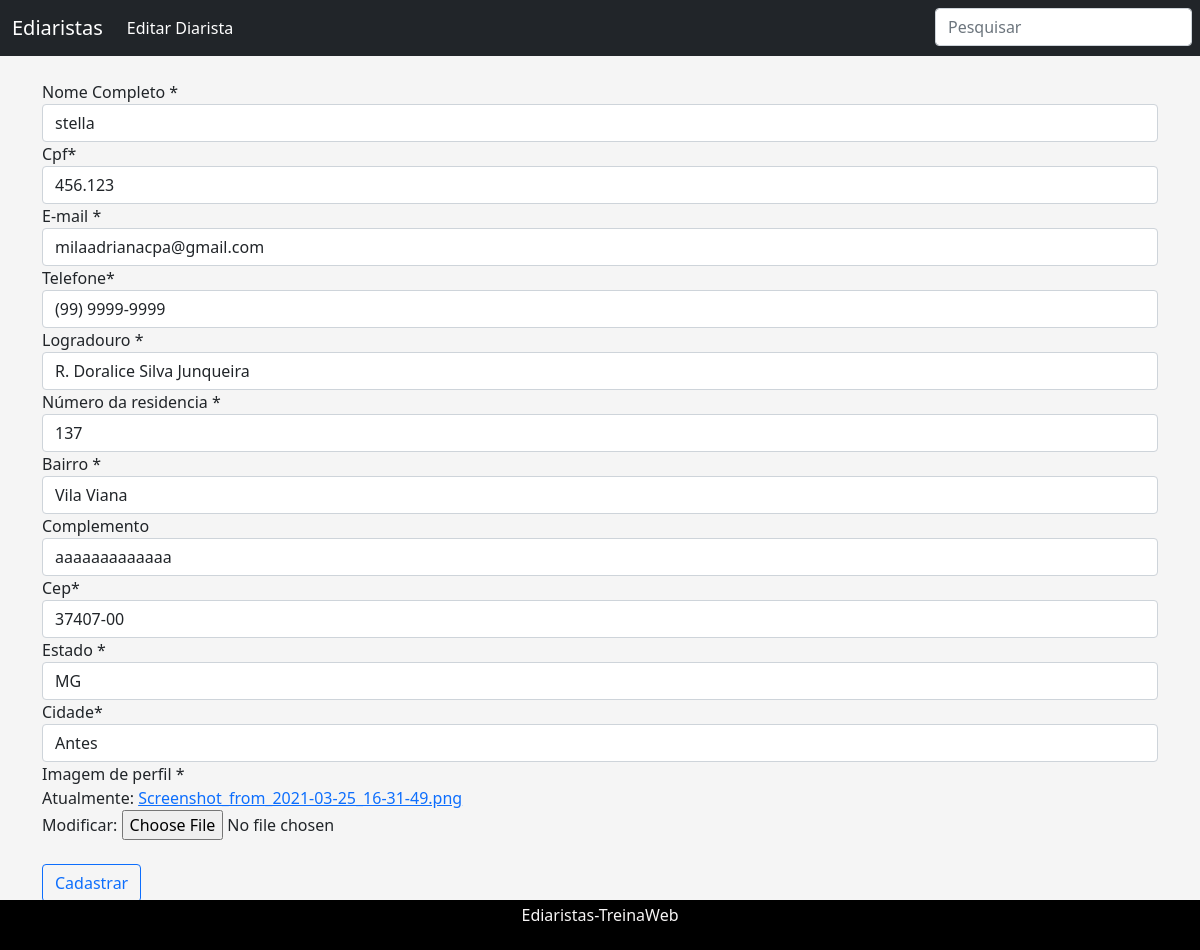
/web/Editar-Diarista/13/, run on an earlier commit of the app's database.
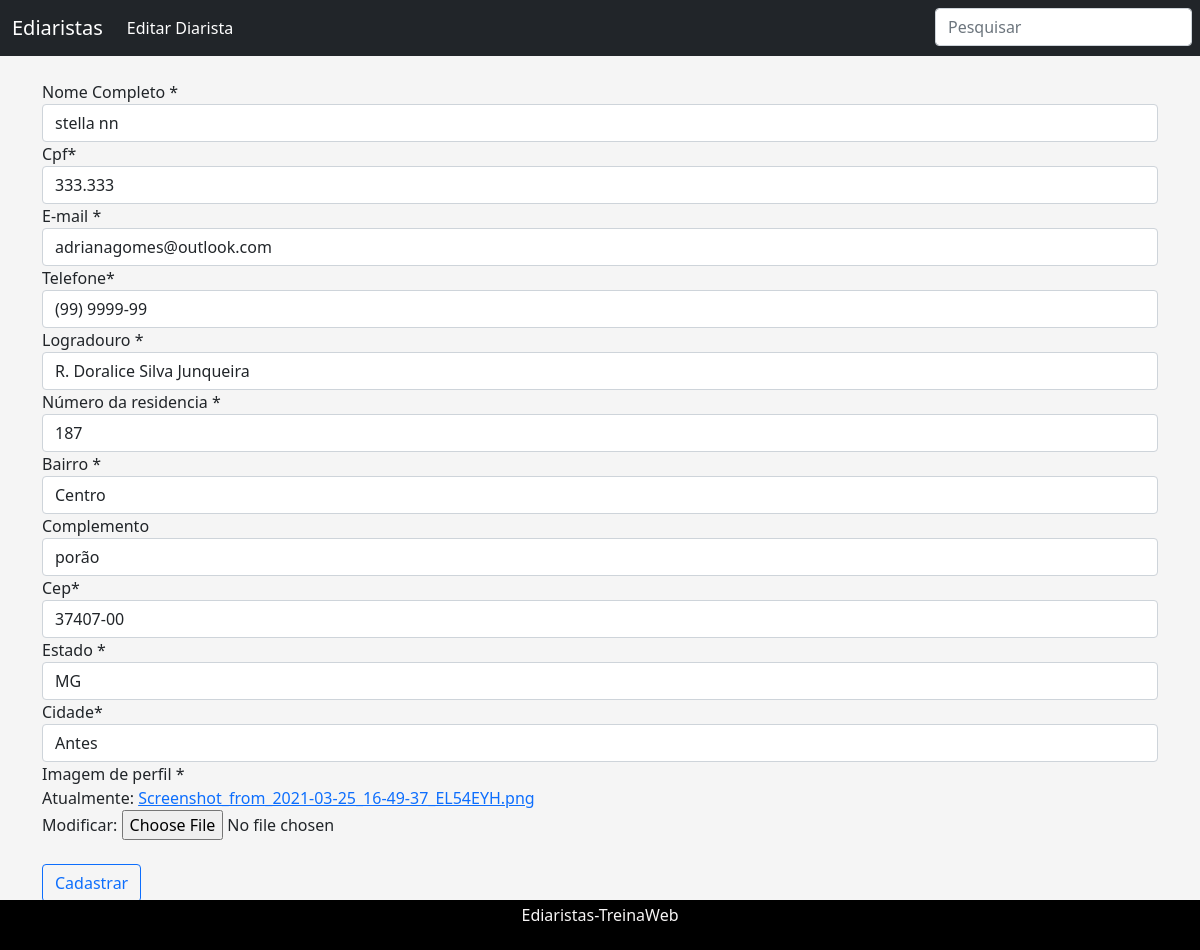
And on a later commit of the database.
### web/models.py (models this page shows, shortened)
class Diarista(models.Model):
    nome_completo = models.CharField("Nome Completo ", max_length = 100)
    cpf = models.CharField("CPF ", max_length=11, unique=True)
    email= models.EmailField("E-mail ", unique=True)
    telefone = models.CharField("Telefone ", max_length=11)
    logradouro = models.CharField("Logradouro ", max_length=60)
    numero = models.IntegerField ("Número da residencia ")
    bairro = models.CharField("Bairro ", max_length=30)
    complemento = models.CharField("Complemento ", blank=True, max_length=100)
    cep = models.CharField("CEP da sua localização ", max_length=8)
    estado = models.CharField("Estado ", max_length=2)
    cidade = models.CharField("Cidade", max_length=50, default="Antes")
    codigo_ibge = models.IntegerField("Código do IBGE ")
    foto_usuario = models.ImageField("Imagem de perfil ")
    class Meta:
        verbose_name = "Diarista"
        verbose_name_plural = "Diaristas"
        db_table = 'Diarista'

### web/views.py (the view)
# urls.py: path("Editar-Diarista/<int:Diarista_id>/", EditarDiarista, name="EditarDiarista"),
def EditarDiarista(request, Diarista_id):
    diarista = Diarista.objects.get(id = Diarista_id)
    if request.method == "POST":
        formDiaristaPrenchido = DiaristaForm(request.POST or None, request.FILES, instance = diarista)
        if formDiaristaPrenchido.is_valid():
            formDiaristaPrenchido.save()
            return redirect("ListarDiaristas")
    else:
        formDiaristaPrenchido = DiaristaForm(instance=diarista)
    context = {
        "nomePagina" : "Editar Diarista",
        "formDiarista" : formDiaristaPrenchido
    }
    return render(request, 'CadastrarDiarista.html', context)

### web/forms.py (shortened to what this page needs)
class DiaristaForm(forms.ModelForm):
    cpf = forms.CharField(widget=forms.TextInput(attrs={'data-mask': "000.000.000-00"}))
    telefone = forms.CharField(widget=forms.TextInput(attrs={"data-mask": "(00) 0000-0000"}))
    cep = forms.CharField(widget=forms.TextInput(attrs={"data-mask": "00000-000"}))
    class Meta:
        model = Diarista
        exclude = ('codigo_ibge',)

### templates/CadastrarDiarista.html (shortened to what this page needs)
{% extends "base.html" %}
{% load static %}
{% load crispy_forms_tags %}
{% block conteudo %}
  <body>
    <br>
    <form method="POST" enctype="multipart/form-data">
      {{formDiarista|crispy}}
      <br>
      <button type="submit" class="btn btn-outline-primary">Cadastrar</button>
    </form>
  </body>
</html>
{% endblock conteudo %}

What changed in the data, as far as the page shows it:
changed Diarista "R. Doralice Silva Junqueira": nome_completo "stella" → "stella nn"; cpf "456.123" → "333.333"; email "milaadrianacpa@gmail.com" → "adrianagomes@outlook.com"; telefone "(99) 9999-9999" → "(99) 9999-99"; numero "137" → "187"; bairro "Vila Viana" → "Centro"; complemento "aaaaaaaaaaaaa" → "porão"
Also different on the page:
text no longer shown: "Nome Completo * Cpf * E-mail * Telefone * Logradouro * Número da residencia * Bairro * Complemento Cep * Estado * Cidade * Imagem de perfil * Atualmente: Screenshot_from_2021-03-25_16-31-49.png Modificar:"
text now shown: "Nome Completo * Cpf * E-mail * Telefone * Logradouro * Número da residencia * Bairro * Complemento Cep * Estado * Cidade * Imagem de perfil * Atualmente: Screenshot_from_2021-03-25_16-49-37_EL54EYH.png Modificar:"
